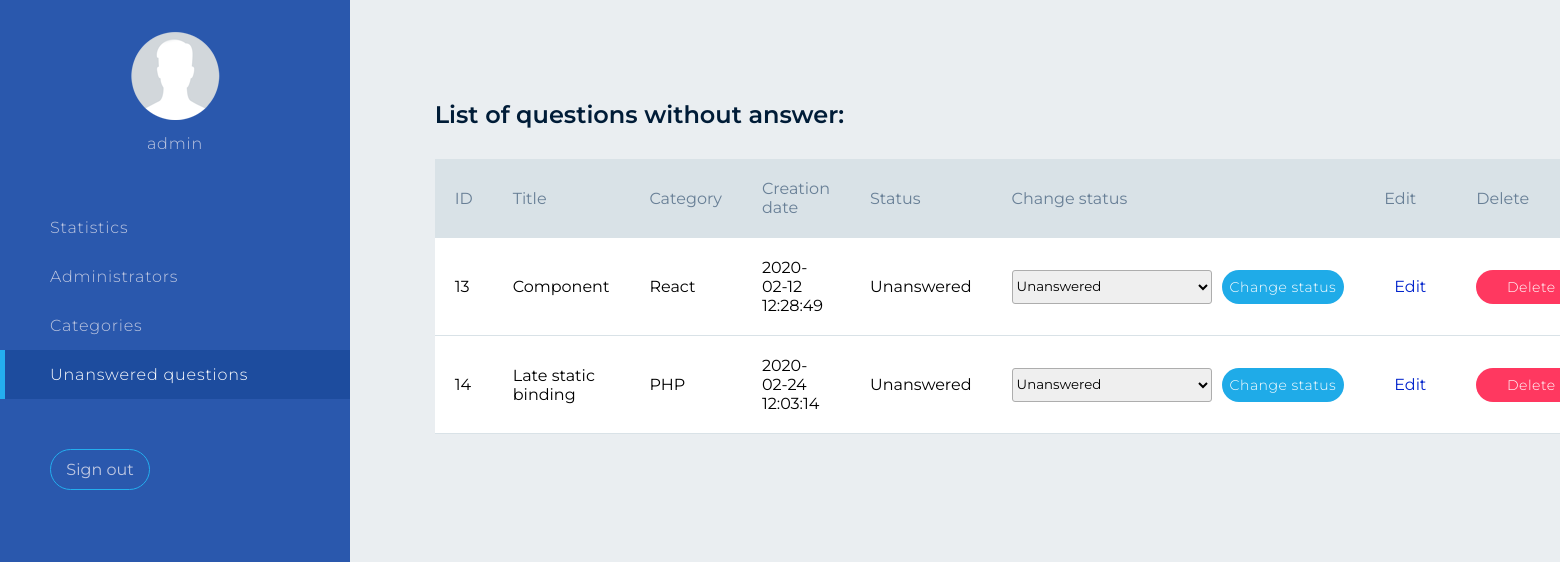
The app's page /index.php?c=admin&a=questionsWithoutAnswer (signed in) with its own data.
### tables this page shows
CREATE TABLE `questions`
(
  `id`          smallint(6) NOT NULL AUTO_INCREMENT,
  `title`       text,
  `category_id` smallint(6) NOT NULL,
  `author_id`   smallint(6) DEFAULT NULL,
  `content`     text      NOT NULL,
  `answer`      varchar(1000)      DEFAULT NULL,
  `status_id`   smallint(6) DEFAULT 1,
  `date_added`  timestamp NOT NULL DEFAULT CURRENT_TIMESTAMP,
  PRIMARY KEY (`id`)
);

CREATE TABLE `categories`
(
  `id`    int(11) NOT NULL AUTO_INCREMENT,
  `title` tinytext NOT NULL,
  PRIMARY KEY (`id`)
);

CREATE TABLE `statuses`
(
  `id`     int(11) NOT NULL AUTO_INCREMENT,
  `status` tinytext NOT NULL,
  PRIMARY KEY (`id`)
);

### index.php (called while the page is built, shortened)
<?php
class Di
{
  public function config()
  {
    $config = include 'config.php';
    return $config;
  }
  public function db()
  {
    $config = $this->config();
    try {
      $db = new PDO('mysql:host='.$config['host'].';dbname='.$config['dbname'].';charset=UTF8', $config['user'], $config['pass']);
    } catch (PDOException $e) {
      die('Database error: '.$e->getMessage().'<br/>');
    }
    return $db;
  }
  public function render($template, $params=[])
  {
    $fileTemplate='template/'.$template;
    if (is_file($fileTemplate)) {
      include $fileTemplate;
    }
  }
}
include 'router/router.php';
?>

### controller/AdminController.php (called while the page is built, shortened)
<?php
include 'model/Question.php';
include 'model/Status.php';
class AdminController
{
  public function questionsWithoutAnswer()
  {
    $question = new Question();
    $questions = $question->getQuestionsWithoutAnswer();
    $status = new Status();
    $statuses = $status->getStatuses();
    Di::get()->render('questionsWithoutAnswer.php', ['questions' => $questions, 'statuses' => $statuses]);
  }
}
?>

### router/router.php (called while the page is built, shortened)
<?php
$controllersAndActions = [
  'admin' => [
    'logout',
    'login',
    'main',
    'questionsWithoutAnswer',
    'questionsWithoutAnswerQuestionDelete',
    'questionsWithoutAnswerChangeStatus',
    'adminList',
    'adminAdd',
    'adminDelete',
    'adminChangePassword',
    'categoryList',
    'categoryAdd',
    'categoryQuestionsDelete',
    'questionList',
    'questionChangeStatus',
    'questionDelete',
    'questionEdit'
  ],
  'front' => [
    'enter',
    'categories',
    'sendQuestion'
  ]
];
if (!isset($_GET['c']) || !isset($_GET['a'])) {
  $controller = 'front';
  $action = 'enter';
} else {
  $controller = $_GET['c'];
  $action = $_GET['a'];
}
foreach($controllersAndActions as $key =>$actions) {
  if ($key === $controller) {
    foreach($actions as $item) {
      if ($item === $action) {
        createController($key, $item);
      }
    }
  }
}
function createController($controller, $action)
{
  $controllerText = $controller . 'Controller';
  $controllerFile = 'controller/' . ucfirst($controllerText) . '.php';
  if (is_file($controllerFile)) {
    if (class_exists($controllerText)) {
      $controller = new $controllerText();
      if (method_exists($controller, $action)) {
        $controller->$action();
      } else {
        echo 404;
      }
    } else {
      echo 404;
    }
  } else {
    echo 404;
  }
}
?>

### model/Question.php (called while the page is built, shortened)
<?php
class Question
{
  public function getQuestionsWithoutAnswer()
  {
    $sth = Di::get()->db()->prepare("
      SELECT
        q.id as id,
        q.title as title,
        q.category_id as category_id,
        с.title as category,
        q.date_added as date_added,
        s.status as status
      FROM questions q
      INNER JOIN statuses s
        ON q.status_id = s.id AND q.status_id='1'
      INNER JOIN categories с
        ON q.category_id = с.id
        ");
    $sth->execute();
    $result = $sth->fetchAll(PDO::FETCH_ASSOC);
    return $result;
  }
}
?>

### model/Status.php (called while the page is built)
<?php
class Status
{
  public function getStatuses()
  {
    $sth = Di::get()->db()->prepare("SELECT id, status FROM statuses");
    $sth->execute();
    $result = $sth->fetchAll(PDO::FETCH_ASSOC);
    return $result;
  }
}
?>

### template/questionsWithoutAnswer.php (the view, shortened to what this page needs)
<!DOCTYPE html>
<html lang="en">
<head>
  <link rel="stylesheet" href="template/css/style.css">
</head>
<body>
<section class="menuAdmin">
  <div class="menuAdmin__admin">
    <img src="template/i/admin_logo.png" alt=""/>
    <p class="menuAdmin__admin-name"><?php echo $_SESSION['login'] ?></p>
  </div>
  <a class="menuAdmin__link" href="index.php?c=admin&a=main">Statistics</a>
  <a class="menuAdmin__link" href="index.php?c=admin&a=adminList">Administrators</a>
  <a class="menuAdmin__link" href="index.php?c=admin&a=categoryList">Categories</a>
  <a class="menuAdmin__link menuAdmin__link-active" href="index.php?c=admin&a=questionsWithoutAnswer">Unanswered questions</a>
  <form class="menuAdmin__exit" action="index.php?c=admin&a=logout" method="post">
    <input class="menuAdmin__exit-button" type="submit" name='logout' value="Sign out">
  </form>
</section>
<div class="content">
  <section class="content__item">
    <h2 class="content__title">List of questions without answer:</h2>
    <div class="content__container">
      <?php if (count($questions) > 0): ?>
        <table>
          <tr>
            <th>ID</th>
            <th>Title</th>
            <th>Category</th>
            <th>Creation date</th>
            <th>Status</th>
            <th>Change status</th>
            <th>Edit</th>
            <th>Delete</th>
          </tr>
          <?php foreach ($questions as $question): ?>
            <tr>
              <?php foreach ($question as $key => $value): ?>
                <?php if ($key === 'category_id') {
                  continue;
                } else { ?>
                  <td><span><?php echo $value ?></span></td>
                <?php } ?>
              <?php endforeach; ?>
              <td>
                <form class="form-select" action="index.php?c=admin&a=questionsWithoutAnswerChangeStatus" method="post">
                  <select class="select" name="newStatusId">
                    <?php foreach ($statuses as $status) : ?>
                      <option value="<?php echo $status['id'] ?>"
                              <?php if ($status['status'] === $question['status']) : ?>selected<?php endif ?>><?php echo $status['status'] ?></option>
                    <?php endforeach; ?>
                  </select>
                  <input class="button-delete-change" type="submit" name="changeStatus" value="Change status"/>
                </form>
              </td>
              <td>
                <a class="content__link"
                   href="index.php?c=admin&a=questionEdit&categoryId=<?php echo $question['category_id'] ?>&questionId=<?php echo $question['id'] ?>">Edit</a>
              </td>
              <td>
                <form action="index.php?c=admin&a=questionsWithoutAnswerQuestionDelete" method="post">
                  <input class="button-delete-change button-delete" type="submit" name="deleteQuestion" value="Delete"/>
                </form>
              </td>
            </tr>
          <?php endforeach; ?>
        </table>
      <?php else: ?>
        <p>Вопросов нет</p>
      <?php endif; ?>
    </div>
  </section>
</div>
</body>
</html>

### template/css/style.css (style rules this page uses)
* { font-family: 'Montserrat', sans-serif; box-sizing: border-box; margin: 0; padding: 0; }
body { background-color: #eaeef1; }
a { text-decoration: none; }
.form-select { display: flex; flex-wrap: nowrap; }
.button-add, .button-delete-change, .button-public, .button-hide { color: #fff; text-align: center; border: none; cursor: pointer; letter-spacing: 0.5px; outline: none; }
.button-delete-change { min-width: 110px; padding: 8px; background-color: #1fabe8; border-radius: 30px; font-size: 14px; font-weight: 300; }
.button-delete { background-color: hsl(348, 100%, 61%); }
.input, .select { width: 200px; height: 34px; margin-right: 10px; border: 1px solid #adadad; border-radius: 3px; }
.menuAdmin { position: fixed; top:0; left:0; bottom: 0; width: 350px; padding: 30px 0; background-color: #2a58ad; color: #bec7e1; letter-spacing: 0.8px; font-size: 16px; font-weight: 300; }
.menuAdmin__admin { padding-bottom: 50px; text-align: center; }
.menuAdmin__admin-name { margin-top: 10px; }
.menuAdmin__link { display: block; padding: 15px 50px; color: #bec7e1; cursor: pointer; }
.menuAdmin__link-active { padding: 15px 45px; background-color: #1d4c9e; border-left: 5px solid#24aeef; }
.menuAdmin__link-active { color: #fff; }
.menuAdmin__exit { margin-left: 50px; margin-top: 50px; }
.menuAdmin__exit-button { width: 100px; padding: 10px; color: #bec7e1; border: 1px solid#24aeef; border-radius: 30px; text-align: center; font-size: 16px; background-color: #2a58ad; outline: none; }
.content { padding: 50px 0; margin-left: 350px; background-color: #eaeef1; }
.content__item { padding: 50px 0; margin: 0 7%; }
.content__title { margin-bottom: 30px; font-weight: 600; color: #001c37; }
.content__container { display: flex; flex-wrap: wrap; }
.content__link { color:#0224cc; padding: 10px; }
table, tr, th, td { border-collapse: collapse; padding: 20px; text-align: center; background-color: #fff; text-align: left; }
th { background-color: #d9e2e7; color: #687f96; font-weight: 400; }
table { min-width: 900px; }
tr { border-bottom: 1px solid #d9e2e7 }

### records on screen
questions: id "13", title "Component", category.title "React", date_added "2020-02-12 12:28:49", status.status "Unanswered"
questions: id "14", title "Late static binding", category.title "PHP", date_added "2020-02-24 12:03:14", status.status "Unanswered"

### other values on screen
$_SESSION['login'] "admin"
form field newStatusId "Unanswered"
